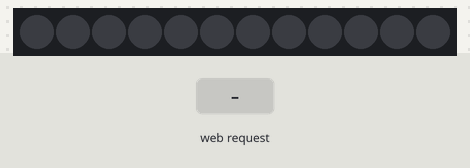
Simulated run of this sketch. Board: ESP8266 (NodeMCU). Parts: 12 RGB LEDs in strip order, left to right. The test bench sets the inputs (shaded band). WiFi joins after 1.5 s; servers stay silent unless stated; what the sketch prints to the serial monitor is not drawn.

Above: at 2.7 s.
2.8 s: HTTP request GET /on received
At 4.7 s:
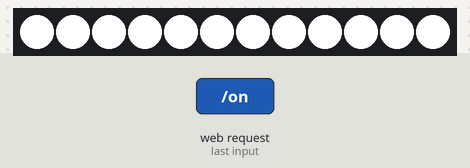
5.1 s: HTTP request GET /off received
At 5.15 s:
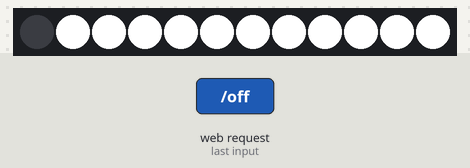
Timing chart, 0 to 8.1 s (numbered marks = the images above; inputs shaded):
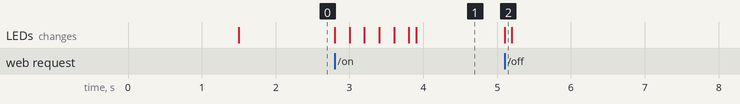

The sketch:

20220215_ESP8266_LightsServer.ino
```cpp
// ESP8266 WebServer with NeoPixel LED by Kevin Kailing


#include <ESP8266WiFi.h>
#include <WiFiClient.h>
#include <ESP8266WebServer.h>

#include <Adafruit_NeoPixel.h>

#ifndef STASSID
#define STASSID "ssid"
#define STAPSK  "pw"
#endif

#ifdef __AVR__
 #include <avr/power.h> // Required for 16 MHz Adafruit Trinket
#endif

// Which pin on the Arduino is connected to the NeoPixels?
#define PIN        D1 // On Trinket or Gemma, suggest changing this to 1

// How many NeoPixels are attached to the Arduino?
#define NUMPIXELS 12 // Popular NeoPixel ring size

Adafruit_NeoPixel pixels(NUMPIXELS, PIN, NEO_GRB + NEO_KHZ800);
#define DELAYVAL 100 // Time (in milliseconds) to pause between pixels

int R = 255;
int G = 255;
int B = 255;
int BRIGHTNESS = 100;

int R_ref = R;
int G_ref = G;
int B_ref = B;

boolean ledon = false;


const char *ssid = STASSID;
const char *password = STAPSK;

ESP8266WebServer server(80);


void handleRoot() {
  server.send(200, "text/plain", "Server ist online");
}

void handleNotFound() {
  server.send(404, "text/plain", "Not Found");
}

void lighton(){

  double Rval = (double)R*((double)BRIGHTNESS/100);
  double Gval = (double)G*((double)BRIGHTNESS/100);
  double Bval = (double)B*((double)BRIGHTNESS/100);

  int rv = (int)Rval;
  int gv = (int)Gval;
  int bv = (int)Bval;

  if(!ledon){
    pixels.clear();

    for(int i=0; i<NUMPIXELS; i++) { // For each pixel...
      pixels.setPixelColor(i, pixels.Color(rv,gv,bv));
      pixels.show();   // Send the updated pixel colors to the hardware.

      delay(DELAYVAL); // Pause before next pass through loop
    }
    ledon = true;
  }

  server.send(200, "text/plain", "Licht ist an\nR : " + (String)rv + "\nG : " + (String)gv + "\nB : " + (String)bv);

}

void lightoff(){

  if(ledon){
    for(int i=0; i<NUMPIXELS; i++) { // For each pixel...

      pixels.setPixelColor(i, pixels.Color(0, 0, 0));
      pixels.show();   // Send the updated pixel colors to the hardware.

      delay(DELAYVAL); // Pause before next pass through loop

      pixels.clear();
    }
  }

  ledon = false;
  server.send(200, "text/plain", "Licht ist aus");

}

void setbrightness(){

  String m = "";
  int minval;
  int maxval;

  int oldbrightness = BRIGHTNESS;

  //URL?brightness=value
  BRIGHTNESS = server.arg(0).toInt();

  m = ("Neue Helligkeit: " + (String)BRIGHTNESS);

  server.send(200, "text/plain", m);

  if(ledon){
    lightoff();
    lighton();
  }
  else{

  }
}
void setcolor(){

  //URL?r=value&g=value&b=value
  R = server.arg(0).toInt();
  G = server.arg(1).toInt();
  B = server.arg(2).toInt();

  R_ref = R;
  G_ref = G;
  B_ref = B;

  String m = "R = " + (String)R + "\nG = " + (String)G + "\nB = " + (String)B;
  server.send(200, "text/plain", m);

  if(ledon){
      lightoff();
      lighton();
    }
    else{
      lightoff();
    }
}

void setup(void) {
  Serial.begin(115200);
  WiFi.mode(WIFI_STA);
  WiFi.begin(ssid, password);
  Serial.println("");

  // Wait for connection
  while (WiFi.status() != WL_CONNECTED) {
    delay(500);
    Serial.print(".");
  }

  Serial.println("");
  Serial.print("Connected to ");
  Serial.println(ssid);
  Serial.print("IP address: ");
  Serial.println(WiFi.localIP());

  server.on("/", handleRoot);
  server.on("/on", lighton);
  server.on("/off", lightoff);
  server.on("/setbrightness", setbrightness); //GEHT NICHT RICHTIG, NICHT NUTZEN
  server.on("/setcolor", setcolor);
  server.onNotFound(handleNotFound);
  server.begin();
  Serial.println("HTTP server started");


  #if defined(__AVR_ATtiny85__) && (F_CPU == 16000000)
    clock_prescale_set(clock_div_1);
  #endif
  pixels.begin();

  R_ref = R;
  G_ref = G;
  B_ref = B;

  lightoff();

}

void loop(void) {
  server.handleClient();
}
```

Measured:
- after the input at 2.8 s, the LEDs: first change at once (image 1 shows a later state)
- after the input at 5.1 s, the LEDs: change at once (image 2)
